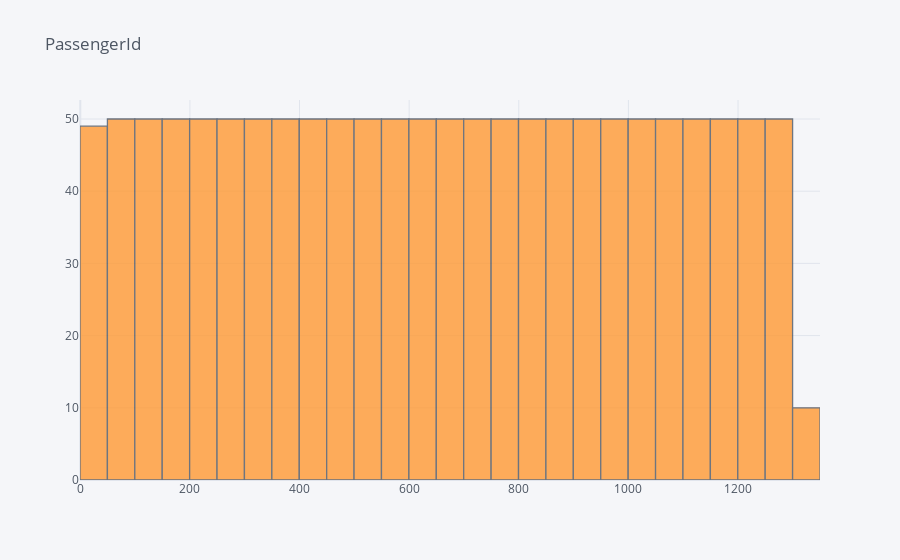
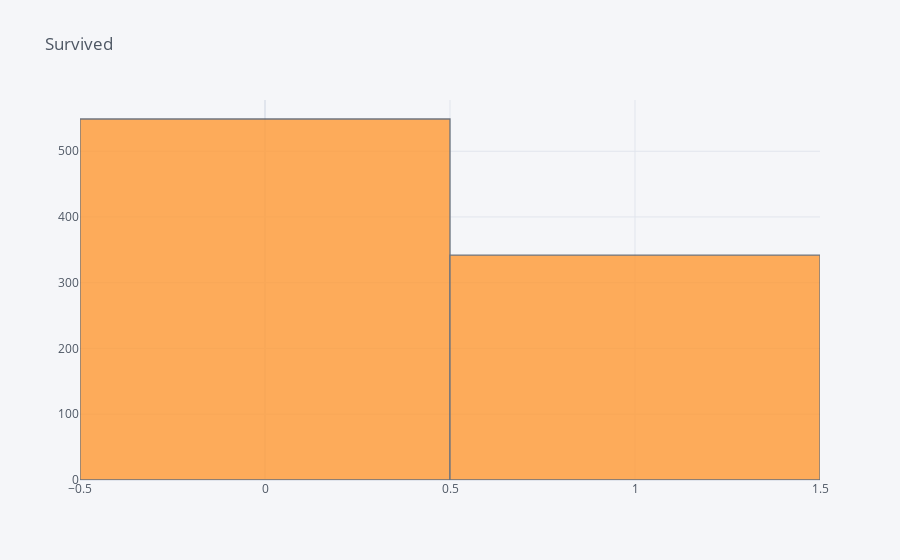
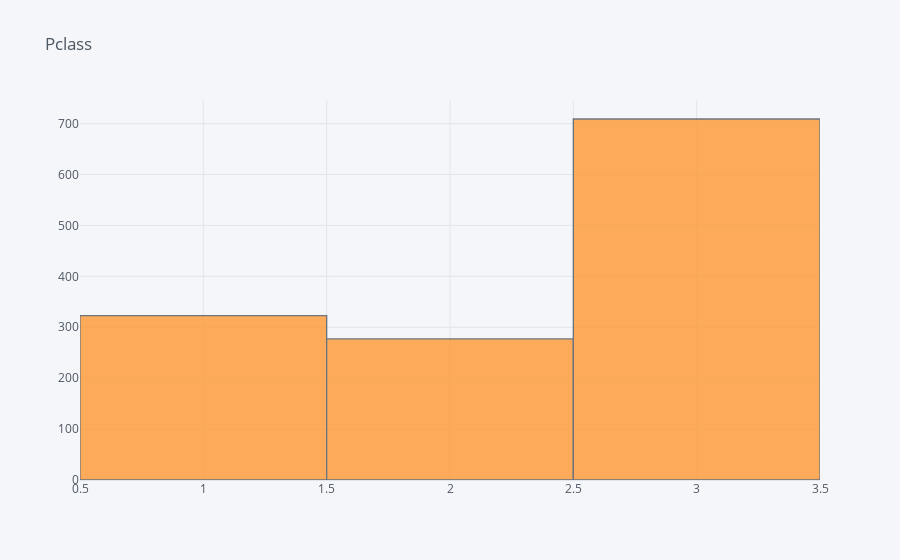
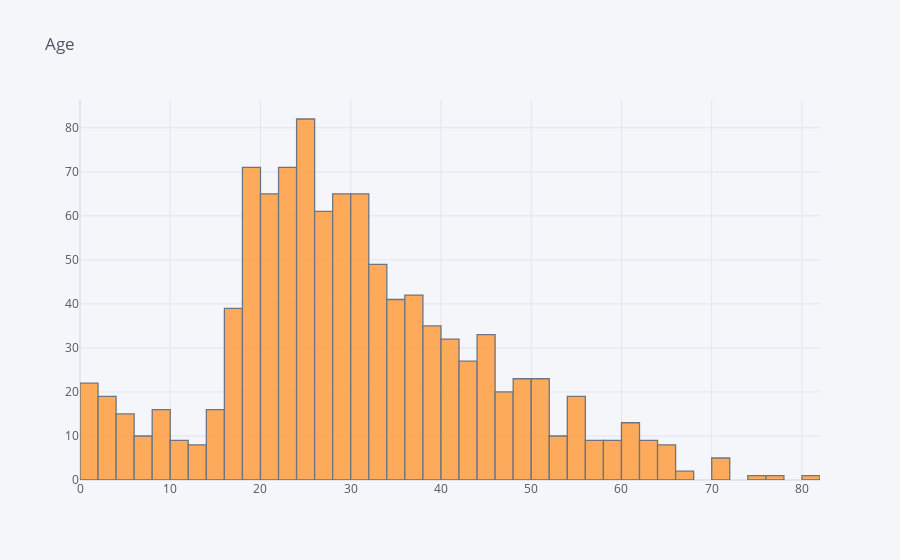

The cell these charts' notebook holds for them, in order:
### Code cell
show_hist(df)

### Figure 1 — Plotly figure (JSON) as saved in the notebook; plotly's stock layout.template omitted (floating-point values rounded to 4 significant figures; data arrays with more than 128 entries replaced by an {"elided": "..."} marker saying what was removed)
{"data": [{"histfunc": "count", "histnorm": "", "marker": {"color": "rgba(255, 153, 51, 1.0)", "line": {"color": "#4D5663", "width": 1.3}}, "name": "PassengerId", "opacity": 0.8, "orientation": "v", "type": "histogram", "x": {"elided": "1309 int values"}}], "layout": {"barmode": "overlay", "legend": {"bgcolor": "#F5F6F9", "font": {"color": "#4D5663"}}, "paper_bgcolor": "#F5F6F9", "plot_bgcolor": "#F5F6F9", "title": {"font": {"color": "#4D5663"}, "text": "PassengerId"}, "xaxis": {"gridcolor": "#E1E5ED", "showgrid": true, "tickfont": {"color": "#4D5663"}, "title": {"font": {"color": "#4D5663"}, "text": ""}, "zerolinecolor": "#E1E5ED"}, "yaxis": {"gridcolor": "#E1E5ED", "showgrid": true, "tickfont": {"color": "#4D5663"}, "title": {"font": {"color": "#4D5663"}, "text": ""}, "zerolinecolor": "#E1E5ED"}}}

### Figure 2 — Plotly figure (JSON) as saved in the notebook; plotly's stock layout.template omitted (floating-point values rounded to 4 significant figures; data arrays with more than 128 entries replaced by an {"elided": "..."} marker saying what was removed)
{"data": [{"histfunc": "count", "histnorm": "", "marker": {"color": "rgba(255, 153, 51, 1.0)", "line": {"color": "#4D5663", "width": 1.3}}, "name": "Survived", "opacity": 0.8, "orientation": "v", "type": "histogram", "x": {"elided": "1309 int values"}}], "layout": {"barmode": "overlay", "legend": {"bgcolor": "#F5F6F9", "font": {"color": "#4D5663"}}, "paper_bgcolor": "#F5F6F9", "plot_bgcolor": "#F5F6F9", "title": {"font": {"color": "#4D5663"}, "text": "Survived"}, "xaxis": {"gridcolor": "#E1E5ED", "showgrid": true, "tickfont": {"color": "#4D5663"}, "title": {"font": {"color": "#4D5663"}, "text": ""}, "zerolinecolor": "#E1E5ED"}, "yaxis": {"gridcolor": "#E1E5ED", "showgrid": true, "tickfont": {"color": "#4D5663"}, "title": {"font": {"color": "#4D5663"}, "text": ""}, "zerolinecolor": "#E1E5ED"}}}

### Figure 3 — Plotly figure (JSON) as saved in the notebook; plotly's stock layout.template omitted (floating-point values rounded to 4 significant figures; data arrays with more than 128 entries replaced by an {"elided": "..."} marker saying what was removed)
{"data": [{"histfunc": "count", "histnorm": "", "marker": {"color": "rgba(255, 153, 51, 1.0)", "line": {"color": "#4D5663", "width": 1.3}}, "name": "Pclass", "opacity": 0.8, "orientation": "v", "type": "histogram", "x": {"elided": "1309 int values"}}], "layout": {"barmode": "overlay", "legend": {"bgcolor": "#F5F6F9", "font": {"color": "#4D5663"}}, "paper_bgcolor": "#F5F6F9", "plot_bgcolor": "#F5F6F9", "title": {"font": {"color": "#4D5663"}, "text": "Pclass"}, "xaxis": {"gridcolor": "#E1E5ED", "showgrid": true, "tickfont": {"color": "#4D5663"}, "title": {"font": {"color": "#4D5663"}, "text": ""}, "zerolinecolor": "#E1E5ED"}, "yaxis": {"gridcolor": "#E1E5ED", "showgrid": true, "tickfont": {"color": "#4D5663"}, "title": {"font": {"color": "#4D5663"}, "text": ""}, "zerolinecolor": "#E1E5ED"}}}

### Figure 4 — Plotly figure (JSON) as saved in the notebook; plotly's stock layout.template omitted (floating-point values rounded to 4 significant figures; data arrays with more than 128 entries replaced by an {"elided": "..."} marker saying what was removed)
{"data": [{"histfunc": "count", "histnorm": "", "marker": {"color": "rgba(255, 153, 51, 1.0)", "line": {"color": "#4D5663", "width": 1.3}}, "name": "Age", "opacity": 0.8, "orientation": "v", "type": "histogram", "x": {"elided": "1309 float values"}}], "layout": {"barmode": "overlay", "legend": {"bgcolor": "#F5F6F9", "font": {"color": "#4D5663"}}, "paper_bgcolor": "#F5F6F9", "plot_bgcolor": "#F5F6F9", "title": {"font": {"color": "#4D5663"}, "text": "Age"}, "xaxis": {"gridcolor": "#E1E5ED", "showgrid": true, "tickfont": {"color": "#4D5663"}, "title": {"font": {"color": "#4D5663"}, "text": ""}, "zerolinecolor": "#E1E5ED"}, "yaxis": {"gridcolor": "#E1E5ED", "showgrid": true, "tickfont": {"color": "#4D5663"}, "title": {"font": {"color": "#4D5663"}, "text": ""}, "zerolinecolor": "#E1E5ED"}}}
